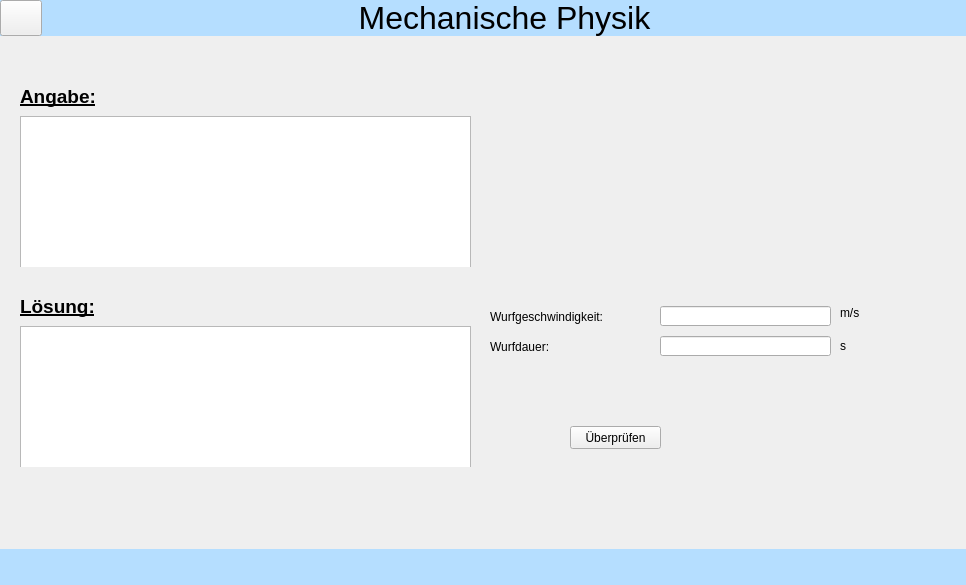
<?xml version="1.0" encoding="UTF-8"?>
<ui version="4.0">
 <class>MainWindow</class>
 <widget class="QMainWindow" name="MainWindow">
  <property name="geometry">
   <rect>
    <x>0</x>
    <y>0</y>
    <width>966</width>
    <height>585</height>
   </rect>
  </property>
  <property name="windowTitle">
   <string>Überschrift</string>
  </property>
  <widget class="QWidget" name="centralwidget">
   <property name="styleSheet">
    <string notr="true">.QWidget{
	border: none;
}
.QFrame{
	border: none;
}
#top_frame{
	background-color: rgb(181, 222, 255);
}
#bot_frame{
	background-color: rgb(181, 222, 255);
}
#leftS{
	background-color: rgb(196, 196, 196);
}</string>
   </property>
   <layout class="QHBoxLayout" name="horizontalLayout">
    <property name="spacing">
     <number>0</number>
    </property>
    <property name="leftMargin">
     <number>0</number>
    </property>
    <property name="topMargin">
     <number>0</number>
    </property>
    <property name="rightMargin">
     <number>0</number>
    </property>
    <property name="bottomMargin">
     <number>0</number>
    </property>
    <item>
     <widget class="QFrame" name="frame">
      <property name="frameShape">
       <enum>QFrame::StyledPanel</enum>
      </property>
      <property name="frameShadow">
       <enum>QFrame::Raised</enum>
      </property>
      <layout class="QHBoxLayout" name="horizontalLayout_2">
       <property name="spacing">
        <number>0</number>
       </property>
       <property name="leftMargin">
        <number>0</number>
       </property>
       <property name="topMargin">
        <number>0</number>
       </property>
       <property name="rightMargin">
        <number>0</number>
       </property>
       <property name="bottomMargin">
        <number>0</number>
       </property>
       <item>
        <widget class="QFrame" name="leftS">
         <property name="maximumSize">
          <size>
           <width>0</width>
           <height>16777215</height>
          </size>
         </property>
         <property name="frameShape">
          <enum>QFrame::StyledPanel</enum>
         </property>
         <property name="frameShadow">
          <enum>QFrame::Raised</enum>
         </property>
         <layout class="QHBoxLayout" name="horizontalLayout_3">
          <property name="spacing">
           <number>0</number>
          </property>
          <property name="leftMargin">
           <number>0</number>
          </property>
          <property name="topMargin">
           <number>0</number>
          </property>
          <property name="rightMargin">
           <number>0</number>
          </property>
          <property name="bottomMargin">
           <number>0</number>
          </property>
          <item>
           <widget class="QFrame" name="frame_4">
            <property name="minimumSize">
             <size>
              <width>200</width>
              <height>0</height>
             </size>
            </property>
            <property name="frameShape">
             <enum>QFrame::StyledPanel</enum>
            </property>
            <property name="frameShadow">
             <enum>QFrame::Raised</enum>
            </property>
            <layout class="QVBoxLayout" name="verticalLayout_3">
             <property name="spacing">
              <number>0</number>
             </property>
             <property name="leftMargin">
              <number>0</number>
             </property>
             <property name="topMargin">
              <number>0</number>
             </property>
             <property name="rightMargin">
              <number>0</number>
             </property>
             <property name="bottomMargin">
              <number>0</number>
             </property>
             <item>
              <widget class="QLabel" name="label_2">
               <property name="maximumSize">
                <size>
                 <width>16777215</width>
                 <height>36</height>
                </size>
               </property>
               <property name="font">
                <font>
                 <pointsize>24</pointsize>
                </font>
               </property>
               <property name="text">
                <string>Menü</string>
               </property>
               <property name="alignment">
                <set>Qt::AlignCenter</set>
               </property>
              </widget>
             </item>
             <item>
              <widget class="QPushButton" name="pushButton">
               <property name="text">
                <string>Schräger Wurf</string>
               </property>
              </widget>
             </item>
             <item>
              <widget class="QPushButton" name="pushButton_2">
               <property name="text">
                <string>Waagerechter Wurf</string>
               </property>
              </widget>
             </item>
             <item>
              <spacer name="verticalSpacer">
               <property name="orientation">
                <enum>Qt::Vertical</enum>
               </property>
               <property name="sizeHint" stdset="0">
                <size>
                 <width>20</width>
                 <height>40</height>
                </size>
               </property>
              </spacer>
             </item>
             <item>
              <widget class="QPushButton" name="btn_back">
               <property name="text">
                <string>Hauptmenü</string>
               </property>
              </widget>
             </item>
            </layout>
           </widget>
          </item>
         </layout>
        </widget>
       </item>
       <item>
        <widget class="QFrame" name="rightS">
         <property name="frameShape">
          <enum>QFrame::StyledPanel</enum>
         </property>
         <property name="frameShadow">
          <enum>QFrame::Raised</enum>
         </property>
         <layout class="QVBoxLayout" name="verticalLayout">
          <property name="spacing">
           <number>0</number>
          </property>
          <property name="leftMargin">
           <number>0</number>
          </property>
          <property name="topMargin">
           <number>0</number>
          </property>
          <property name="rightMargin">
           <number>0</number>
          </property>
          <property name="bottomMargin">
           <number>0</number>
          </property>
          <item>
           <widget class="QFrame" name="top_frame">
            <property name="maximumSize">
             <size>
              <width>16777215</width>
              <height>36</height>
             </size>
            </property>
            <property name="frameShape">
             <enum>QFrame::StyledPanel</enum>
            </property>
            <property name="frameShadow">
             <enum>QFrame::Raised</enum>
            </property>
            <layout class="QHBoxLayout" name="horizontalLayout_4">
             <property name="spacing">
              <number>0</number>
             </property>
             <property name="leftMargin">
              <number>0</number>
             </property>
             <property name="topMargin">
              <number>0</number>
             </property>
             <property name="rightMargin">
              <number>0</number>
             </property>
             <property name="bottomMargin">
              <number>0</number>
             </property>
             <item>
              <widget class="QFrame" name="frame_8">
               <property name="minimumSize">
                <size>
                 <width>42</width>
                 <height>36</height>
                </size>
               </property>
               <property name="maximumSize">
                <size>
                 <width>42</width>
                 <height>36</height>
                </size>
               </property>
               <property name="frameShape">
                <enum>QFrame::StyledPanel</enum>
               </property>
               <property name="frameShadow">
                <enum>QFrame::Raised</enum>
               </property>
               <layout class="QVBoxLayout" name="verticalLayout_2">
                <property name="spacing">
                 <number>0</number>
                </property>
                <property name="leftMargin">
                 <number>0</number>
                </property>
                <property name="topMargin">
                 <number>0</number>
                </property>
                <property name="rightMargin">
                 <number>0</number>
                </property>
                <property name="bottomMargin">
                 <number>0</number>
                </property>
                <item>
                 <widget class="QPushButton" name="menuButton">
                  <property name="minimumSize">
                   <size>
                    <width>42</width>
                    <height>36</height>
                   </size>
                  </property>
                  <property name="maximumSize">
                   <size>
                    <width>42</width>
                    <height>36</height>
                   </size>
                  </property>
                  <property name="text">
                   <string/>
                  </property>
                  <property name="icon">
                   <iconset>
                    <normaloff>../../ferdi/source/icons8-menue-30.png</normaloff>../../ferdi/source/icons8-menue-30.png</iconset>
                  </property>
                 </widget>
                </item>
               </layout>
              </widget>
             </item>
             <item>
              <spacer name="horizontalSpacer">
               <property name="orientation">
                <enum>Qt::Horizontal</enum>
               </property>
               <property name="sizeHint" stdset="0">
                <size>
                 <width>178</width>
                 <height>20</height>
                </size>
               </property>
              </spacer>
             </item>
             <item>
              <widget class="QLabel" name="label">
               <property name="font">
                <font>
                 <pointsize>24</pointsize>
                </font>
               </property>
               <property name="text">
                <string>Mechanische Physik</string>
               </property>
               <property name="alignment">
                <set>Qt::AlignCenter</set>
               </property>
              </widget>
             </item>
             <item>
              <spacer name="horizontalSpacer_2">
               <property name="orientation">
                <enum>Qt::Horizontal</enum>
               </property>
               <property name="sizeHint" stdset="0">
                <size>
                 <width>179</width>
                 <height>20</height>
                </size>
               </property>
              </spacer>
             </item>
            </layout>
           </widget>
          </item>
          <item>
           <widget class="QFrame" name="frame_3">
            <property name="minimumSize">
             <size>
              <width>0</width>
              <height>100</height>
             </size>
            </property>
            <property name="frameShape">
             <enum>QFrame::StyledPanel</enum>
            </property>
            <property name="frameShadow">
             <enum>QFrame::Raised</enum>
            </property>
            <widget class="QWidget" name="ausgabe_widget" native="true">
             <property name="geometry">
              <rect>
               <x>20</x>
               <y>260</y>
               <width>451</width>
               <height>171</height>
              </rect>
             </property>
             <widget class="QTextEdit" name="loesungTextEdit">
              <property name="geometry">
               <rect>
                <x>0</x>
                <y>30</y>
                <width>451</width>
                <height>171</height>
               </rect>
              </property>
              <property name="font">
               <font>
                <pointsize>10</pointsize>
               </font>
              </property>
              <property name="readOnly">
               <bool>true</bool>
              </property>
             </widget>
            </widget>
            <widget class="QLineEdit" name="eingabeGeschwindigkeit">
             <property name="geometry">
              <rect>
               <x>660</x>
               <y>270</y>
               <width>171</width>
               <height>20</height>
              </rect>
             </property>
            </widget>
            <widget class="QWidget" name="angabe_widget" native="true">
             <property name="geometry">
              <rect>
               <x>20</x>
               <y>70</y>
               <width>451</width>
               <height>161</height>
              </rect>
             </property>
             <widget class="QTextEdit" name="angabeTextEdit">
              <property name="enabled">
               <bool>true</bool>
              </property>
              <property name="geometry">
               <rect>
                <x>0</x>
                <y>10</y>
                <width>451</width>
                <height>171</height>
               </rect>
              </property>
              <property name="font">
               <font>
                <pointsize>10</pointsize>
               </font>
              </property>
              <property name="readOnly">
               <bool>true</bool>
              </property>
             </widget>
            </widget>
            <widget class="QWidget" name="animationWidget" native="true">
             <property name="geometry">
              <rect>
               <x>500</x>
               <y>50</y>
               <width>341</width>
               <height>211</height>
              </rect>
             </property>
            </widget>
            <widget class="QLabel" name="label_3">
             <property name="geometry">
              <rect>
               <x>490</x>
               <y>270</y>
               <width>161</width>
               <height>21</height>
              </rect>
             </property>
             <property name="text">
              <string>Wurfgeschwindigkeit:</string>
             </property>
            </widget>
            <widget class="QLineEdit" name="eingabeWurfdauer">
             <property name="geometry">
              <rect>
               <x>660</x>
               <y>300</y>
               <width>171</width>
               <height>20</height>
              </rect>
             </property>
            </widget>
            <widget class="QLabel" name="label_4">
             <property name="geometry">
              <rect>
               <x>490</x>
               <y>300</y>
               <width>111</width>
               <height>21</height>
              </rect>
             </property>
             <property name="text">
              <string>Wurfdauer:</string>
             </property>
            </widget>
            <widget class="QLabel" name="label_7">
             <property name="geometry">
              <rect>
               <x>840</x>
               <y>270</y>
               <width>47</width>
               <height>13</height>
              </rect>
             </property>
             <property name="text">
              <string>m/s</string>
             </property>
            </widget>
            <widget class="QLabel" name="label_8">
             <property name="geometry">
              <rect>
               <x>840</x>
               <y>300</y>
               <width>41</width>
               <height>20</height>
              </rect>
             </property>
             <property name="text">
              <string>s</string>
             </property>
            </widget>
            <widget class="QPushButton" name="checkButton">
             <property name="geometry">
              <rect>
               <x>570</x>
               <y>390</y>
               <width>91</width>
               <height>23</height>
              </rect>
             </property>
             <property name="text">
              <string>Überprüfen</string>
             </property>
            </widget>
            <widget class="QLabel" name="label_12">
             <property name="geometry">
              <rect>
               <x>20</x>
               <y>250</y>
               <width>111</width>
               <height>41</height>
              </rect>
             </property>
             <property name="font">
              <font>
               <pointsize>14</pointsize>
               <weight>75</weight>
               <bold>true</bold>
               <underline>true</underline>
              </font>
             </property>
             <property name="text">
              <string>Lösung:</string>
             </property>
            </widget>
            <widget class="QLabel" name="label_13">
             <property name="geometry">
              <rect>
               <x>20</x>
               <y>40</y>
               <width>121</width>
               <height>41</height>
              </rect>
             </property>
             <property name="font">
              <font>
               <pointsize>14</pointsize>
               <weight>75</weight>
               <bold>true</bold>
               <underline>true</underline>
              </font>
             </property>
             <property name="text">
              <string>Angabe:</string>
             </property>
            </widget>
           </widget>
          </item>
          <item>
           <widget class="QFrame" name="bot_frame">
            <property name="minimumSize">
             <size>
              <width>0</width>
              <height>36</height>
             </size>
            </property>
            <property name="maximumSize">
             <size>
              <width>16777215</width>
              <height>36</height>
             </size>
            </property>
            <property name="frameShape">
             <enum>QFrame::StyledPanel</enum>
            </property>
            <property name="frameShadow">
             <enum>QFrame::Raised</enum>
            </property>
           </widget>
          </item>
         </layout>
        </widget>
       </item>
      </layout>
     </widget>
    </item>
   </layout>
  </widget>
 </widget>
 <resources/>
 <connections/>
</ui>
